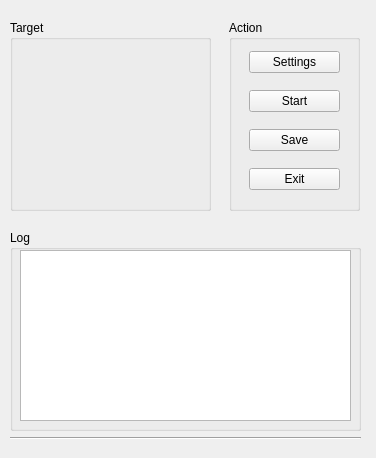
<?xml version="1.0" encoding="UTF-8"?>
<ui version="4.0">
 <class>MainWindow</class>
 <widget class="QMainWindow" name="MainWindow">
  <property name="geometry">
   <rect>
    <x>0</x>
    <y>0</y>
    <width>376</width>
    <height>458</height>
   </rect>
  </property>
  <property name="windowTitle">
   <string>On/Off Test Host Tool</string>
  </property>
  <widget class="QWidget" name="centralwidget">
   <widget class="QGroupBox" name="groupBox">
    <property name="geometry">
     <rect>
      <x>10</x>
      <y>20</y>
      <width>201</width>
      <height>191</height>
     </rect>
    </property>
    <property name="title">
     <string>Target</string>
    </property>
   </widget>
   <widget class="QGroupBox" name="groupBox_at">
    <property name="geometry">
     <rect>
      <x>229</x>
      <y>20</y>
      <width>131</width>
      <height>191</height>
     </rect>
    </property>
    <property name="title">
     <string>Action</string>
    </property>
    <widget class="QWidget" name="verticalLayoutWidget">
     <property name="geometry">
      <rect>
       <x>20</x>
       <y>20</y>
       <width>91</width>
       <height>161</height>
      </rect>
     </property>
     <layout class="QVBoxLayout" name="verticalLayout">
      <item>
       <widget class="QPushButton" name="pushButton_set">
        <property name="text">
         <string>Settings</string>
        </property>
       </widget>
      </item>
      <item>
       <widget class="QPushButton" name="pushButton_start">
        <property name="text">
         <string>Start</string>
        </property>
       </widget>
      </item>
      <item>
       <widget class="QPushButton" name="pushButton">
        <property name="text">
         <string>Save</string>
        </property>
       </widget>
      </item>
      <item>
       <widget class="QPushButton" name="pushButton_exit">
        <property name="text">
         <string>Exit</string>
        </property>
       </widget>
      </item>
     </layout>
    </widget>
   </widget>
   <widget class="QGroupBox" name="groupBox_lg">
    <property name="geometry">
     <rect>
      <x>10</x>
      <y>230</y>
      <width>351</width>
      <height>201</height>
     </rect>
    </property>
    <property name="title">
     <string>Log</string>
    </property>
    <widget class="QTextEdit" name="textEdit_lg">
     <property name="geometry">
      <rect>
       <x>10</x>
       <y>20</y>
       <width>331</width>
       <height>171</height>
      </rect>
     </property>
    </widget>
   </widget>
   <widget class="Line" name="line">
    <property name="geometry">
     <rect>
      <x>10</x>
      <y>430</y>
      <width>351</width>
      <height>16</height>
     </rect>
    </property>
    <property name="orientation">
     <enum>Qt::Horizontal</enum>
    </property>
   </widget>
  </widget>
 </widget>
 <resources/>
 <connections/>
</ui>
